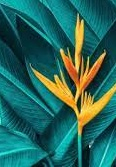
#> input picture Real Time Panorama Stitching/Input/7.jfif, 116 x 167 px
$ python -i main.py   (imports and definitions only)
#> lines starting #> are read from the running program, lines starting #| are printed output that depends on the picture
# import the necessary packages
import numpy as np
import imutils
import cv2
class Stitcher:
       def __init__(self):
              # determine if we are using OpenCV v3.X
              self.isv3 = imutils.is_cv3(or_better=True)
       def stitch(self, images, ratio=0.75, reprojThresh=4.0,
                  showMatches=False):
              (imageB, imageA) = images
              (kpsA, featuresA) = self.detectAndDescribe(imageA)
              (kpsB, featuresB) = self.detectAndDescribe(imageB)
              # match features between the two images
              M = self.matchKeypoints(kpsA, kpsB,
                                      featuresA, featuresB, ratio, reprojThresh)
              if M is None:
                     return None
              (matches, H, status) = M
              result = cv2.warpPerspective(imageA, H,
                                           (imageA.shape[1] + imageB.shape[1], imageA.shape[0]))
              result[0:imageB.shape[0], 0:imageB.shape[1]] = imageB
              if showMatches:
                     vis = self.drawMatches(imageA, imageB, kpsA, kpsB, matches,
                                            status)
                     return (result, vis)
              return result

       # [58 lines left out: functions detectAndDescribe, matchKeypoints, drawMatches, not called in this run]

>>> import cv2
>>> picture = cv2.imread('Input/7.jfif', cv2.IMREAD_GRAYSCALE)
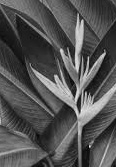
#> picture: shape (167, 116); min 3, max 243, mean 83.2
>>> result = Stitcher().stitch(picture)
#> (the run stopped early here; a loop or call above may not have finished)

$ run again, on Real Time Panorama Stitching/Input/8.jfif
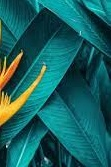
#> input picture Real Time Panorama Stitching/Input/8.jfif, 111 x 167 px
#> `picture = cv2.imread('Input/7.jfif', cv2.IMREAD_GRAYSCALE)`:
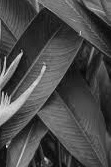
#> picture: shape (167, 111); min 1, max 237, mean 74.4

$ run again, on Real Time Panorama Stitching/Input/9.jfif
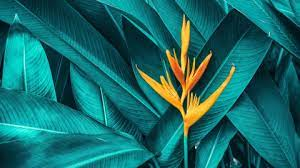
#> input picture Real Time Panorama Stitching/Input/9.jfif, 300 x 168 px
#> `picture = cv2.imread('Input/7.jfif', cv2.IMREAD_GRAYSCALE)`:
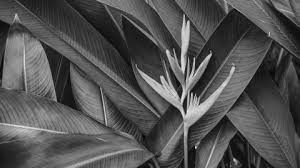
#> picture: shape (168, 300); min 0, max 244, mean 82.3

$ run again, on Real Time Panorama Stitching/Input/77.jpg
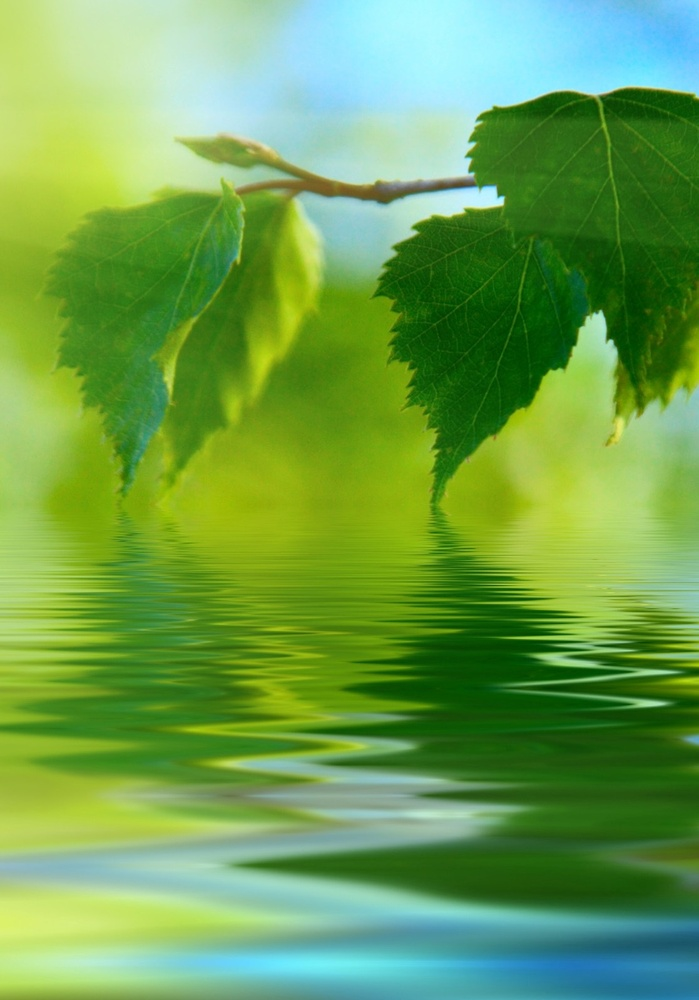
#> input picture Real Time Panorama Stitching/Input/77.jpg, 699 x 1000 px, shrunk from 1117 x 1599 before the run
#> `picture = cv2.imread('Input/7.jfif', cv2.IMREAD_GRAYSCALE)`:
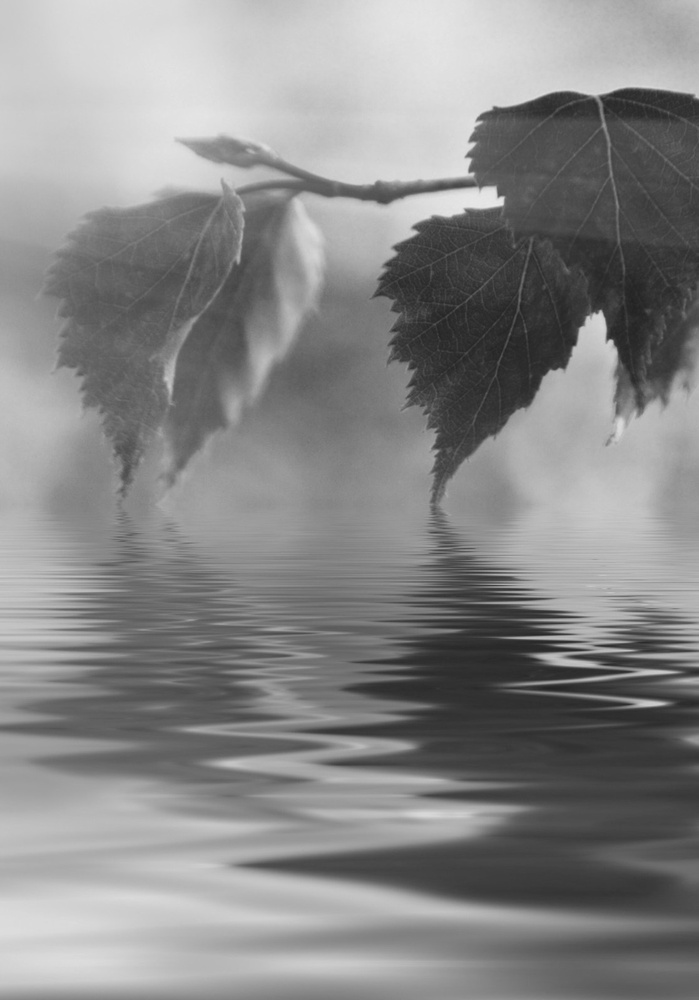
#> picture: shape (1000, 699); min 33, max 232, mean 136.1
